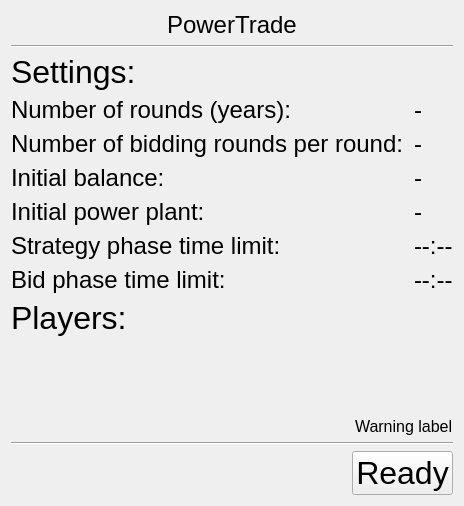
      <widget class="QWidget" name="page_lobby">
       <layout class="QVBoxLayout" name="verticalLayout_8">
        <item alignment="Qt::AlignHCenter|Qt::AlignTop">
         <widget class="QLabel" name="lobby_logo">
          <property name="sizePolicy">
           <sizepolicy hsizetype="Minimum" vsizetype="Minimum">
            <horstretch>0</horstretch>
            <verstretch>0</verstretch>
           </sizepolicy>
          </property>
          <property name="maximumSize">
           <size>
            <width>16777215</width>
            <height>30</height>
           </size>
          </property>
          <property name="font">
           <font>
            <pointsize>18</pointsize>
           </font>
          </property>
          <property name="text">
           <string>PowerTrade</string>
          </property>
         </widget>
        </item>
        <item>
         <widget class="Line" name="line_7">
          <property name="orientation">
           <enum>Qt::Horizontal</enum>
          </property>
         </widget>
        </item>
        <item>
         <widget class="QLabel" name="label_6">
          <property name="font">
           <font>
            <pointsize>24</pointsize>
           </font>
          </property>
          <property name="text">
           <string>Settings:</string>
          </property>
         </widget>
        </item>
        <item>
         <layout class="QFormLayout" name="formLayout_4">
          <property name="fieldGrowthPolicy">
           <enum>QFormLayout::AllNonFixedFieldsGrow</enum>
          </property>
          <property name="horizontalSpacing">
           <number>10</number>
          </property>
          <item row="0" column="0">
           <widget class="QLabel" name="label_10">
            <property name="font">
             <font>
              <pointsize>18</pointsize>
             </font>
            </property>
            <property name="text">
             <string>Number of rounds (years):</string>
            </property>
           </widget>
          </item>
          <item row="0" column="1">
           <widget class="QLabel" name="lobby_label_years">
            <property name="font">
             <font>
              <pointsize>18</pointsize>
             </font>
            </property>
            <property name="toolTip">
             <string>The number of strategy phases in the game where you can invest in power plants</string>
            </property>
            <property name="text">
             <string>-</string>
            </property>
           </widget>
          </item>
          <item row="1" column="0">
           <widget class="QLabel" name="label_11">
            <property name="font">
             <font>
              <pointsize>18</pointsize>
             </font>
            </property>
            <property name="text">
             <string>Number of bidding rounds per round:</string>
            </property>
           </widget>
          </item>
          <item row="1" column="1">
           <widget class="QLabel" name="lobby_label_bidRounds">
            <property name="font">
             <font>
              <pointsize>18</pointsize>
             </font>
            </property>
            <property name="toolTip">
             <string>The number of bidding phase for each year</string>
            </property>
            <property name="text">
             <string>-</string>
            </property>
           </widget>
          </item>
          <item row="2" column="0">
           <widget class="QLabel" name="label_13">
            <property name="font">
             <font>
              <pointsize>18</pointsize>
             </font>
            </property>
            <property name="text">
             <string>Initial balance:</string>
            </property>
           </widget>
          </item>
          <item row="2" column="1">
           <widget class="QLabel" name="lobby_label_startMoney">
            <property name="font">
             <font>
              <pointsize>18</pointsize>
             </font>
            </property>
            <property name="toolTip">
             <string>The starting money for your firm</string>
            </property>
            <property name="text">
             <string>-</string>
            </property>
           </widget>
          </item>
          <item row="3" column="0">
           <widget class="QLabel" name="label_16">
            <property name="font">
             <font>
              <pointsize>18</pointsize>
             </font>
            </property>
            <property name="text">
             <string>Initial power plant:</string>
            </property>
           </widget>
          </item>
          <item row="3" column="1">
           <widget class="QLabel" name="lobby_label_startPlant">
            <property name="font">
             <font>
              <pointsize>18</pointsize>
             </font>
            </property>
            <property name="toolTip">
             <string>The chosen initial power plant for this game</string>
            </property>
            <property name="text">
             <string>-</string>
            </property>
           </widget>
          </item>
          <item row="4" column="0">
           <widget class="QLabel" name="label_18">
            <property name="font">
             <font>
              <pointsize>18</pointsize>
             </font>
            </property>
            <property name="text">
             <string>Strategy phase time limit:</string>
            </property>
           </widget>
          </item>
          <item row="4" column="1">
           <widget class="QLabel" name="lobby_label_timeStrategy">
            <property name="font">
             <font>
              <pointsize>18</pointsize>
             </font>
            </property>
            <property name="toolTip">
             <string>The time for a strategy phase</string>
            </property>
            <property name="text">
             <string>--:--</string>
            </property>
           </widget>
          </item>
          <item row="5" column="0">
           <widget class="QLabel" name="label_20">
            <property name="font">
             <font>
              <pointsize>18</pointsize>
             </font>
            </property>
            <property name="text">
             <string>Bid phase time limit:</string>
            </property>
           </widget>
          </item>
          <item row="5" column="1">
           <widget class="QLabel" name="lobby_label_timeBid">
            <property name="font">
             <font>
              <pointsize>18</pointsize>
             </font>
            </property>
            <property name="toolTip">
             <string>The time for each bidding round</string>
            </property>
            <property name="text">
             <string>--:--</string>
            </property>
           </widget>
          </item>
         </layout>
        </item>
        <item>
         <widget class="QLabel" name="label_8">
          <property name="font">
           <font>
            <pointsize>24</pointsize>
           </font>
          </property>
          <property name="text">
           <string>Players:</string>
          </property>
         </widget>
        </item>
        <item>
         <widget class="QScrollArea" name="lobby_scrollArea">
          <property name="frameShape">
           <enum>QFrame::NoFrame</enum>
          </property>
          <property name="lineWidth">
           <number>0</number>
          </property>
          <property name="widgetResizable">
           <bool>true</bool>
          </property>
          <widget class="QWidget" name="scrollAreaWidgetContents_3">
           <property name="geometry">
            <rect>
             <x>0</x>
             <y>0</y>
             <width>65</width>
             <height>26</height>
            </rect>
           </property>
           <layout class="QGridLayout" name="gridLayout">
            <item row="0" column="0">
             <layout class="QGridLayout" name="lobby_gridLayout"/>
            </item>
            <item row="1" column="0">
             <spacer name="verticalSpacer_3">
              <property name="orientation">
               <enum>Qt::Vertical</enum>
              </property>
              <property name="sizeHint" stdset="0">
               <size>
                <width>20</width>
                <height>40</height>
               </size>
              </property>
             </spacer>
            </item>
           </layout>
          </widget>
         </widget>
        </item>
        <item>
         <layout class="QHBoxLayout" name="horizontalLayout_6">
          <property name="bottomMargin">
           <number>0</number>
          </property>
          <item>
           <spacer name="horizontalSpacer_19">
            <property name="orientation">
             <enum>Qt::Horizontal</enum>
            </property>
            <property name="sizeHint" stdset="0">
             <size>
              <width>40</width>
              <height>20</height>
             </size>
            </property>
           </spacer>
          </item>
          <item>
           <widget class="QLabel" name="lobby_label_warning">
            <property name="font">
             <font>
              <pointsize>12</pointsize>
             </font>
            </property>
            <property name="text">
             <string>Warning label</string>
            </property>
           </widget>
          </item>
         </layout>
        </item>
        <item>
         <widget class="Line" name="line_8">
          <property name="orientation">
           <enum>Qt::Horizontal</enum>
          </property>
         </widget>
        </item>
        <item>
         <layout class="QHBoxLayout" name="horizontalLayout_3">
          <item>
           <spacer name="horizontalSpacer_3">
            <property name="orientation">
             <enum>Qt::Horizontal</enum>
            </property>
            <property name="sizeHint" stdset="0">
             <size>
              <width>40</width>
              <height>20</height>
             </size>
            </property>
           </spacer>
          </item>
          <item>
           <widget class="QPushButton" name="lobby_button">
            <property name="font">
             <font>
              <pointsize>24</pointsize>
             </font>
            </property>
            <property name="text">
             <string>Ready</string>
            </property>
           </widget>
          </item>
         </layout>
        </item>
       </layout>
      </widget>
